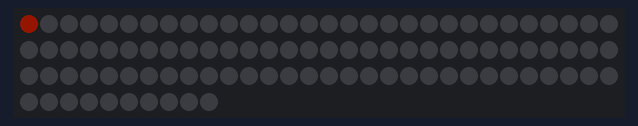
Simulated run of this sketch. Board: Arduino Uno, built with avr-gcc and run on an emulated ATmega328P. On the bench: 100 RGB LEDs in strip order, left to right, continuing on the next row. Dim RGB values are drawn brighter than linear. At 13.2 s the program stops and its outputs stay as they are.

Above: at 0.16 s.
At 1.72 s:
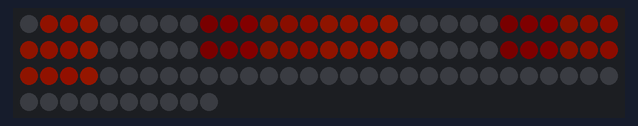
At 3.3 s:
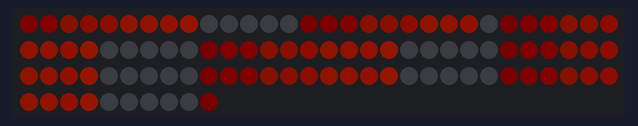
At 6.76 s:
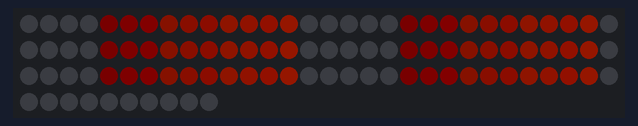
At 9.62 s:
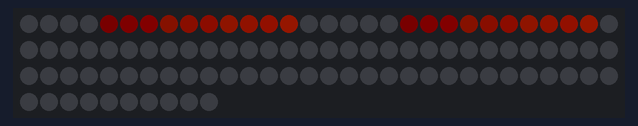
At 13.2 s:
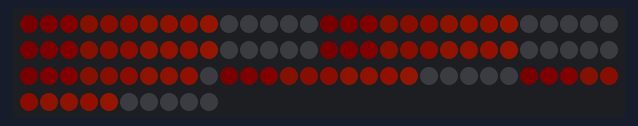

The sketch:

gen_LED_light_disp.ino
```cpp
#include <FastLED.h>

#define NUM_LEDS  100
#define LED_PIN   2

CRGB led[NUM_LEDS];
uint8_t colorIndex[NUM_LEDS];
int i = 0;

CRGB color1 = CRGB(255/1.5, 40/1.5, 0);

void setup() {
  FastLED.addLeds<WS2812B, LED_PIN, GRB>(led, NUM_LEDS);
  FastLED.setBrightness(20);
}

void loop() {

  for(int i = 0; i < NUM_LEDS+70; i++) {
    gradient(i);
    // if (i > 20)
    //   gradient(i-20);
    // if (i > 40)
    //   gradient(i-40);
    // if (i > 60)
    //   gradient(i-60);
    // if (i > 80)
    //   gradient(i-80);

    if (i > 15)
      gradient(i-15);
    if (i > 30)
      gradient(i-30);
    if (i > 45)
      gradient(i-45);
    if (i > 60)
      gradient(i-60);
    if (i > 75)
      gradient(i-75);
    if (i > 90)
      gradient(i-90);


    FastLED.show();
    delay(20);
    black(i, CRGB::Black);
    // if (i > 20)
    //   black(i-20, CRGB::Black);
    // if (i > 40)
    //   black(i-40, CRGB::Black);
    // if (i > 60)
    //   black(i-60, CRGB::Black);
    // if (i > 80)
    //   black(i-80, CRGB::Black);

    if (i > 15)
      black(i-15, CRGB::Black);
    if (i > 30)
      black(i-30, CRGB::Black);
    if (i > 45)
      black(i-45, CRGB::Black);
    if (i > 60)
      black(i-60, CRGB::Black);
    if (i > 75)
      black(i-75, CRGB::Black);
    if (i > 90)
      black(i-90, CRGB::Black);

  }

  i += 1;
  if (i == 3)
    while(true){}
}

// void black(int i, CRGB color) {
//   if (i < NUM_LEDS)
//     led[i] = color*1;
//   if (i > 0 && i-1 < NUM_LEDS)
//     led[i-1] = color;
//   if (i > 2 && i-2 < NUM_LEDS)
//     led[i-2] = color;
//   if (i > 3 && i-3 < NUM_LEDS)
//     led[i-3] = color;
//   if (i > 4 && i-4 < NUM_LEDS)
//     led[i-4] = color;
//   if (i > 5 && i-5 < NUM_LEDS)
//     led[i-5] = color;
//   if (i > 6 && i-6 < NUM_LEDS)
//     led[i-6] = color;
//   if (i > 7 && i-7 < NUM_LEDS)
//     led[i-7] = color;
//   if (i > 8 && i-8 < NUM_LEDS)
//     led[i-8] = color;
//   if (i > 9 && i-9 < NUM_LEDS)
//     led[i-9] = color;
//   if (i > 10 && i-10 < NUM_LEDS)
//     led[i-10] = color;
// }

// void gradient(int i) {
//   if (i < NUM_LEDS)
//     led[i] = CRGB(255, 40, 0);
//   if (i > 0 && i-1 < NUM_LEDS)
//     led[i-1] = CRGB(255*0.9, 40*0.9, 0);
//   if (i > 2 && i-2 < NUM_LEDS)
//     led[i-2] = CRGB(255*0.8, 40*0.8, 0);
//   if (i > 3 && i-3 < NUM_LEDS)
//     led[i-3] = CRGB(255*0.7, 40*0.7, 0);
//   if (i > 4 && i-4 < NUM_LEDS)
//     led[i-4] = CRGB(255*0.6, 40*0.6, 0);
//   if (i > 5 && i-5 < NUM_LEDS)
//     led[i-5] = CRGB(255*0.5, 40*0.5, 0);
//   if (i > 6 && i-6 < NUM_LEDS)
//     led[i-6] = CRGB(255*0.4, 40*0.4, 0);
//   if (i > 7 && i-7 < NUM_LEDS)
//     led[i-7] = CRGB(255*0.3, 40*0.3, 0);
//   if (i > 8 && i-8 < NUM_LEDS)
//     led[i-8] = CRGB(255*0.2, 40*0.2, 0);
//   if (i > 9 && i-9 < NUM_LEDS)
//     led[i-9] = CRGB(255*0.1, 40*0.1, 0);
//   if (i > 10 && i-10 < NUM_LEDS)
//     led[i-10] = CRGB(0, 0, 0);;
// }

void gradient(int i) {
  led[i% NUM_LEDS] = CRGB(255, 40, 0);
  if (i > 0)
    led[(i-1) % NUM_LEDS] = CRGB(255*0.9, 40*0.9, 0);
  if (i > 2)
    led[(i-2) % NUM_LEDS] = CRGB(255*0.8, 40*0.8, 0);
  if (i > 3)
    led[(i-3) % NUM_LEDS] = CRGB(255*0.7, 40*0.7, 0);
  if (i > 4)
    led[(i-4) % NUM_LEDS] = CRGB(255*0.6, 40*0.6, 0);
  if (i > 5)
    led[(i-5) % NUM_LEDS] = CRGB(255*0.5, 40*0.5, 0);
  if (i > 6)
    led[(i-6) % NUM_LEDS] = CRGB(255*0.4, 40*0.4, 0);
  if (i > 7)
    led[(i-7) % NUM_LEDS] = CRGB(255*0.3, 40*0.3, 0);
  if (i > 8)
    led[(i-8) % NUM_LEDS] = CRGB(255*0.2, 40*0.2, 0);
  if (i > 9)
    led[(i-9) % NUM_LEDS] = CRGB(255*0.1, 40*0.1, 0);
  if (i > 10)
    led[(i-10) % NUM_LEDS] = CRGB(0, 0, 0);;
}

void black(int i, CRGB color) {
  led[i % NUM_LEDS] = color*1;
  if (i > 0)
    led[(i-1) % NUM_LEDS] = color;
  if (i > 2)
    led[(i-2) % NUM_LEDS] = color;
  if (i > 3)
    led[(i-3) % NUM_LEDS] = color;
  if (i > 4)
    led[(i-4) % NUM_LEDS] = color;
  if (i > 5)
    led[(i-5) % NUM_LEDS] = color;
  if (i > 6)
    led[(i-6) % NUM_LEDS] = color;
  if (i > 7)
    led[(i-7) % NUM_LEDS] = color;
  if (i > 8)
    led[(i-8) % NUM_LEDS] = color;
  if (i > 9)
    led[(i-9) % NUM_LEDS] = color;
  if (i > 10)
    led[(i-10) % NUM_LEDS] = color;
}
```
